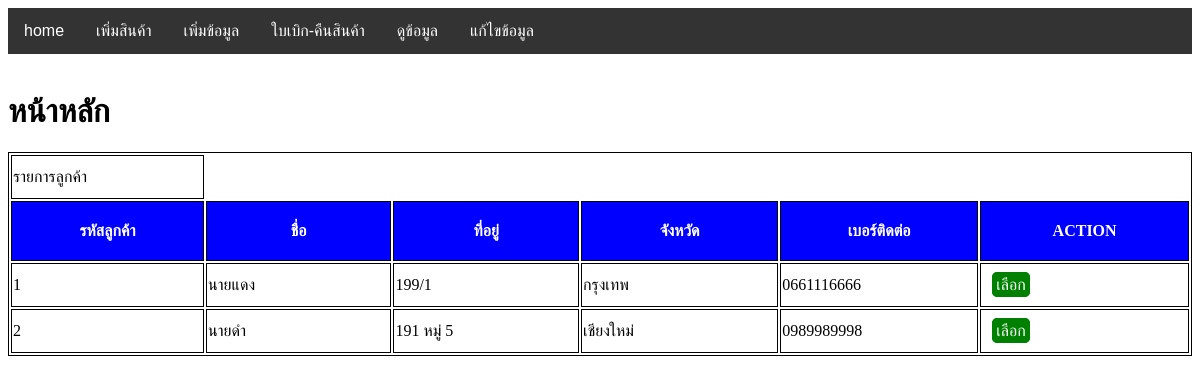
/result/customer.php, run on an earlier commit of the app's database.
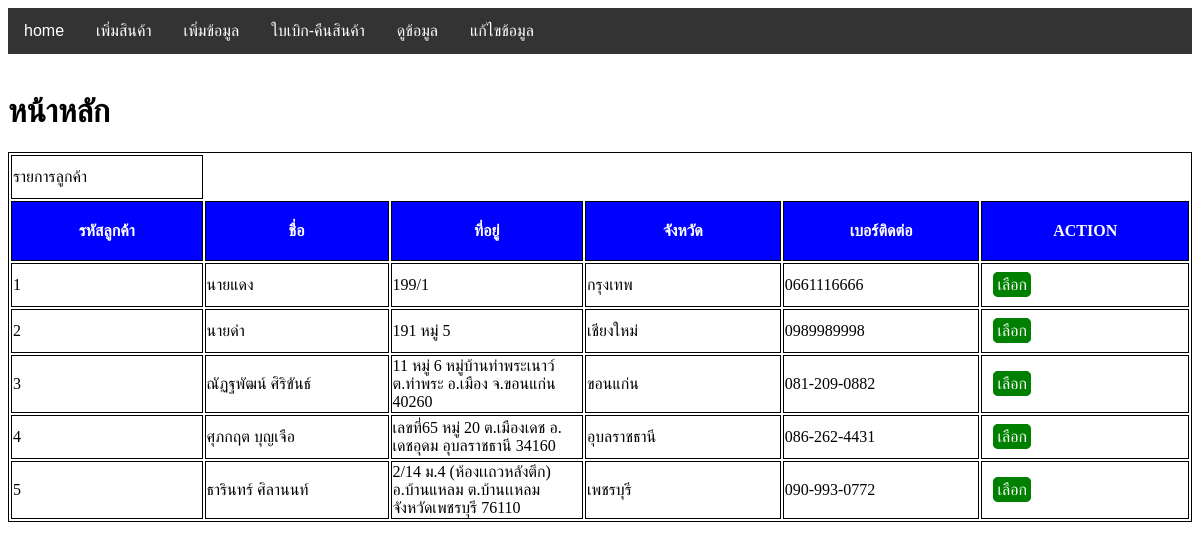
And on a later commit of the database.
### tables this page shows
CREATE TABLE `customers` (
  `customer_id` int(11) NOT NULL,
  `customer_name` varchar(255) NOT NULL,
  `customer_address` varchar(255) NOT NULL,
  `customer_town` varchar(255) NOT NULL,
  `customer_phone` text NOT NULL
);

### result/customer.php (the view, shortened to what this page needs)
<?php
    include("../php/connectdb.php")
?>
<!DOCTYPE html>
<html lang="en">
<head>
<link rel="stylesheet" href="style.css">
</head>
<body>
<?php include("../php/menu.php") ?><br>
    <h1>หน้าหลัก</h1>
    <div class="wrapper">
<table class="table">
    <thead>
        <td>รายการลูกค้า</td>
        <tr>
            <th>รหัสลูกค้า</th>
            <th>ชื่อ</th>
            <th>ที่อยู่</th>
            <th>จังหวัด</th>
            <th>เบอร์ติดต่อ</th>
            <th>ACTION</th>
        </tr>
    </thead>
        <?php
        $sql = "SELECT *
                FROM customers
                ";
        $result = mysqli_query($conn,$sql);
        while($row = $result->fetch_assoc()){
            echo "
            <tr>
            <td>$row[customer_id]</td>
            <td>$row[customer_name]</td>
            <td>$row[customer_address]</td>
            <td>$row[customer_town]</td>
            <td>$row[customer_phone]</td>
            <td>
                <a class='btn btn1' href='http://localhost/php/doc/bill.php?customer_id=$row[customer_id]'>เลือก</a>
            </td>
        </tr>
        ";
        }
    ?>
</body>
</html>

What changed in the data, as far as the page shows it:
added customers: customer_id "3", customer_name "ณัฏฐพัฒน์ ศิริขันธ์", customer_address "11 หมู่ 6 หมู่บ้านท่าพระเนาว์ ต.ท่าพระ อ.เมือง จ.ขอนแก่น 40260", customer_town "ขอนแก่น", customer_phone "081-209-0882"
added customers: customer_id "4", customer_name "ศุภกฤต บุญเจือ", customer_address "เลขที่65 หมู่ 20 ต.เมืองเดช อ. เดชอุดม อุบลราชธานี 34160", customer_town "อุบลราชธานี", customer_phone "086-262-4431"
added customers: customer_id "5", customer_name "ธารินทร์ ศิลานนท์", customer_address "2/14 ม.4 (ห้องเเถวหลังตึก) อ.บ้านแหลม ต.บ้านเเหลม จังหวัดเพชรบุรี 76110", customer_town "เพชรบุรี", customer_phone "090-993-0772"
